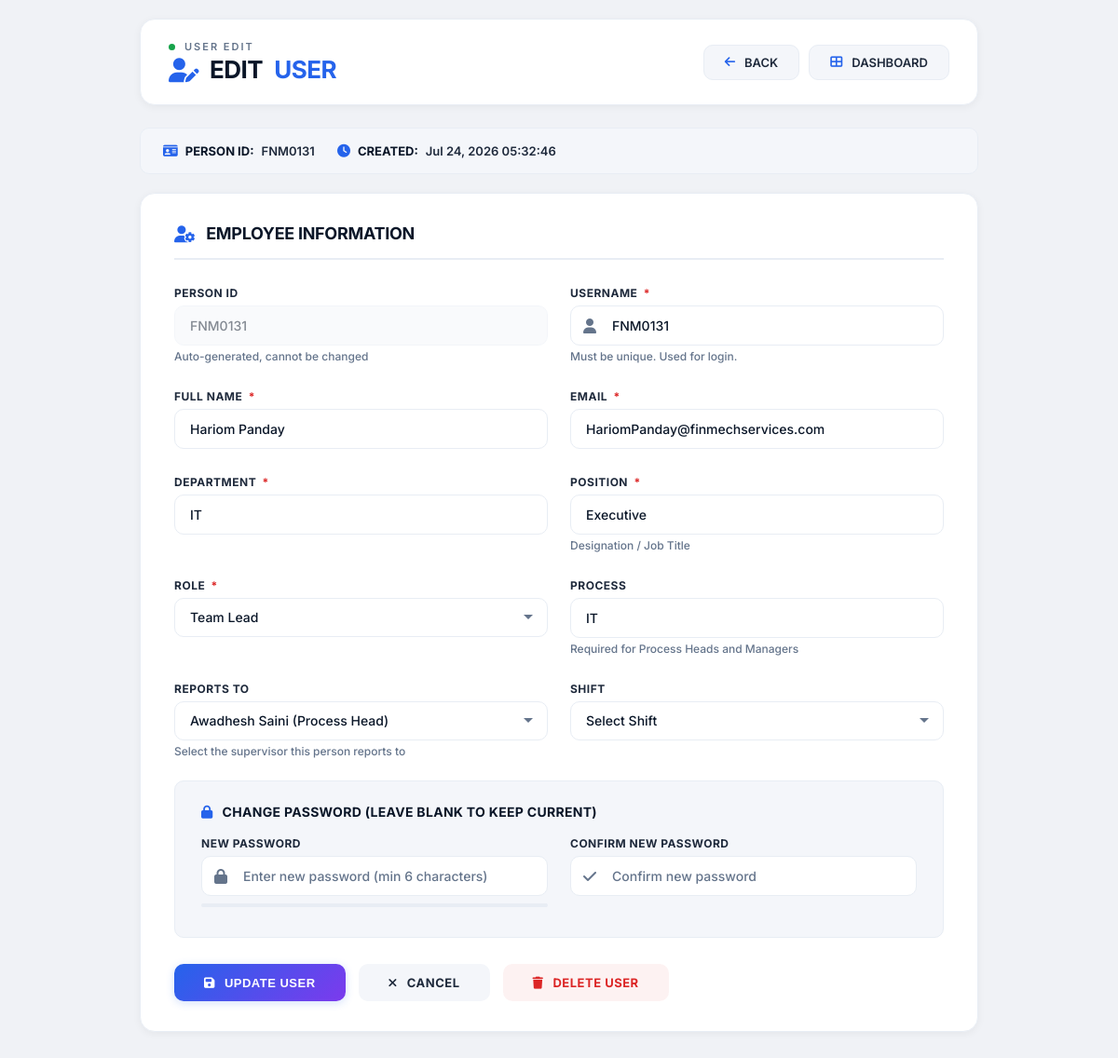
/edit_user.php?id=7382 (signed in), run on the app's committed database.
### tables this page shows
CREATE TABLE `users` (
  `id` int(11) NOT NULL,
  `person_id` varchar(20) NOT NULL,
  `username` varchar(50) NOT NULL,
  `password` varchar(255) NOT NULL,
  `full_name` varchar(100) NOT NULL,
  `email` varchar(100) DEFAULT NULL,
  `department` varchar(50) DEFAULT NULL,
  `position` varchar(50) DEFAULT NULL,
  `role` enum('centre_head','process_head','manager','am','tl','agent') NOT NULL,
  `process` varchar(50) DEFAULT NULL,
  `reporting_to` int(11) DEFAULT NULL,
  `shift_id` int(11) DEFAULT NULL,
  `created_at` timestamp NOT NULL DEFAULT current_timestamp(),
  `is_active` tinyint(1) DEFAULT 1,
  `temp_reporting_id` varchar(50) DEFAULT NULL
);

### config.php (called while the page is built, shortened)
<?php
try {
    $pdo = new PDO("mysql:host=" . DB_HOST . ";dbname=" . DB_NAME, DB_USER, DB_PASS);
    $pdo->setAttribute(PDO::ATTR_ERRMODE, PDO::ERRMODE_EXCEPTION);
    $pdo->setAttribute(PDO::ATTR_DEFAULT_FETCH_MODE, PDO::FETCH_ASSOC);
} catch(PDOException $e) {
    die("Connection failed: " . $e->getMessage());
}
function isLoggedIn() {
    return isset($_SESSION['user_id']);
}
function getCurrentUser() {
    global $pdo;
    $stmt = $pdo->prepare("SELECT * FROM users WHERE id = ?");
    $stmt->execute([$_SESSION['user_id']]);
    return $stmt->fetch();
}
?>

### edit_user.php (the view, shortened to what this page needs)
<?php
require_once 'config.php';
$user = getCurrentUser();
$user_data = [];
$user_id = isset($_GET['id']) ? (int)$_GET['id'] : 0;
try {
    $stmt = $pdo->prepare("SELECT * FROM users WHERE id = ?");
    $stmt->execute([$user_id]);
    $user_data = $stmt->fetch();
} catch (PDOException $e) {
    redirect('users.php');
}
$departments = [];
$positions = [];
$reporting_options = [];
try {
    $sql = "SELECT id, full_name, position, role FROM users WHERE role IN ('centre_head', 'hr', 'process_head', 'manager', 'am', 'tl') AND id != ? ORDER BY full_name";
    $stmt = $pdo->prepare($sql);
    $stmt->execute([$user_id]);
    $reporting_options = $stmt->fetchAll();
} catch (PDOException $e) {
    $reporting_options = [];
}
?>
<!DOCTYPE html>
<html lang="en">
<head>
    <link rel="stylesheet" href="https://cdnjs.cloudflare.com/ajax/libs/font-awesome/6.4.0/css/all.min.css">
</head>
<body>
    <div class="container">
        <div class="header anim-fade-up">
            <div class="header-left">
                <div class="system-label">
                    <span class="dot"></span>
                    USER EDIT
                </div>
                <h1>
                    <i class="fas fa-user-edit"></i>
                    EDIT <span class="highlight">USER</span>
                </h1>
            </div>
            <div class="header-actions">
                <a href="users.php" class="btn-back">
                    <i class="fas fa-arrow-left"></i> BACK
                </a>
                <a href="dashboard.php" class="btn-dashboard">
                    <i class="fas fa-th-large"></i> DASHBOARD
                </a>
            </div>
        </div>
        <div class="info-box anim-fade-up anim-delay-1">
            <p><i class="fas fa-id-card"></i> <strong>PERSON ID:</strong> <?php echo htmlspecialchars($user_data['person_id']); ?></p>
            <p><i class="fas fa-clock"></i> <strong>CREATED:</strong> <?php echo date('M d, Y H:i:s', strtotime($user_data['created_at'])); ?></p>
        </div>
        <div class="card anim-fade-up anim-delay-2">
            <h2><i class="fas fa-user-cog"></i> EMPLOYEE INFORMATION</h2>
            <form method="POST" action="" id="userForm">
                <div class="form-grid">
                    <div class="form-group">
                        <label>Person ID</label>
                        <input type="text" value="<?php echo htmlspecialchars($user_data['person_id']); ?>" readonly>
                        <div class="field-note">Auto-generated, cannot be changed</div>
                    </div>
                    <div class="form-group">
                        <label>Username <span class="required">*</span></label>
                        <div class="input-group">
                            <i class="fas fa-user"></i>
                            <input type="text" name="username" required
                                value="<?php echo htmlspecialchars($user_data['username']); ?>"
                                placeholder="Enter username">
                        </div>
                        <div class="field-note">Must be unique. Used for login.</div>
                    </div>
                    <div class="form-group">
                        <label>Full Name <span class="required">*</span></label>
                        <input type="text" name="full_name" required
                            value="<?php echo htmlspecialchars($user_data['full_name']); ?>"
                            placeholder="Enter full name">
                    </div>
                    <div class="form-group">
                        <label>Email <span class="required">*</span></label>
                        <input type="email" name="email" required
                            value="<?php echo htmlspecialchars($user_data['email']); ?>"
                            placeholder="Enter email address">
                    </div>
                    <div class="form-group">
                        <label>Department <span class="required">*</span></label>
                        <?php if (!empty($departments)): ?>
                            <select name="department" required>
                                <option value="">Select Department</option>
                                <?php foreach ($departments as $dept): ?>
                                    <option value="<?php echo htmlspecialchars($dept['dept_name']); ?>"
                                        <?php echo ($user_data['department'] == $dept['dept_name']) ? 'selected' : ''; ?>>
                                        <?php echo htmlspecialchars($dept['dept_name']); ?>
                                    </option>
                                <?php endforeach; ?>
                            </select>
                        <?php else: ?>
                            <input type="text" name="department" required
                                value="<?php echo htmlspecialchars($user_data['department']); ?>"
                                placeholder="Enter department">
                        <?php endif; ?>
                    </div>
                    <div class="form-group">
                        <label>Position <span class="required">*</span></label>
                        <?php if (!empty($positions)): ?>
                            <select name="position" required id="positionSelect">
                                <option value="">Select Position</option>
                                <?php foreach ($positions as $pos): ?>
                                    <option value="<?php echo htmlspecialchars($pos['position_name']); ?>"
                                        data-role="<?php echo $pos['role']; ?>"
                                        <?php echo ($user_data['position'] == $pos['position_name']) ? 'selected' : ''; ?>>
                                        <?php echo htmlspecialchars($pos['position_name']); ?>
                                    </option>
                                <?php endforeach; ?>
                            </select>
                        <?php else: ?>
                            <input type="text" name="position" required
                                value="<?php echo htmlspecialchars($user_data['position']); ?>"
                                placeholder="Enter position">
                        <?php endif; ?>
                        <div class="field-note">Designation / Job Title</div>
                    </div>
                    <div class="form-group">
                        <label>Role <span class="required">*</span></label>
                        <select name="role" required id="roleSelect">
                            <option value="tl" <?php echo ($user_data['role'] == 'tl') ? 'selected' : ''; ?>>Team Lead</option>
                        </select>
                    </div>
                    <div class="form-group">
                        <label>Process</label>
                        <input type="text" name="process"
                            value="<?php echo htmlspecialchars($user_data['process']); ?>"
                            placeholder="e.g., Sales, Support, Collection">
                        <div class="field-note">Required for Process Heads and Managers</div>
                    </div>
                    <div class="form-group">
                        <label>Reports To</label>
                        <select name="reporting_to">
                            <?php foreach ($reporting_options as $ro): ?>
                                <option value="<?php echo $ro['id']; ?>"
                                    <?php echo ($user_data['reporting_to'] == $ro['id']) ? 'selected' : ''; ?>>
                                    <?php echo htmlspecialchars($ro['full_name'] . ' (' . $ro['position'] . ')'); ?>
                                </option>
                            <?php endforeach; ?>
                        </select>
                        <div class="field-note">Select the supervisor this person reports to</div>
                    </div>
                    <div class="form-group">
                        <label>Shift</label>
                        <select name="shift_id">
                            <option value="">Select Shift</option>
                        </select>
                    </div>
                </div>
                <div class="password-section">
                    <h4><i class="fas fa-lock"></i> CHANGE PASSWORD (LEAVE BLANK TO KEEP CURRENT)</h4>
                    <div class="form-grid">
                        <div class="form-group">
                            <label>New Password</label>
                            <div class="input-group">
                                <i class="fas fa-lock"></i>
                                <input type="password" name="password" id="password"
                                    placeholder="Enter new password (min 6 characters)">
                            </div>
                            <div class="password-strength">
                            </div>
                        </div>
                        <div class="form-group">
                            <label>Confirm New Password</label>
                            <div class="input-group">
                                <i class="fas fa-check"></i>
                                <input type="password" name="confirm_password" id="confirmPassword"
                                    placeholder="Confirm new password">
                            </div>
                        </div>
                    </div>
                </div>
                <div class="actions">
                    <button type="submit" class="btn btn-primary">
                        <i class="fas fa-save"></i> UPDATE USER
                    </button>
                    <a href="users.php" class="btn btn-secondary">
                        <i class="fas fa-times"></i> CANCEL
                    </a>
                    <?php if ($user_data['id'] != $user['id']): ?>
                        <a href="delete_user.php?id=<?php echo $user_data['id']; ?>" class="btn btn-danger"
                            onclick="return confirm('Are you sure you want to delete this user? This action cannot be undone.')">
                            <i class="fas fa-trash"></i> DELETE USER
                        </a>
                    <?php endif; ?>
                </div>
            </form>
        </div>
    </div>
</body>
</html>

### data on the page
users: person "FNM0131", created_at "Jul 24, 2026 05:32:46", username "FNM0131", full_name "Hariom Panday", email "HariomPanday@finmechservices.com", department "IT", position "Executive", role "Team Lead", process "IT", reporting_to "Awadhesh Saini (Process Head)"
